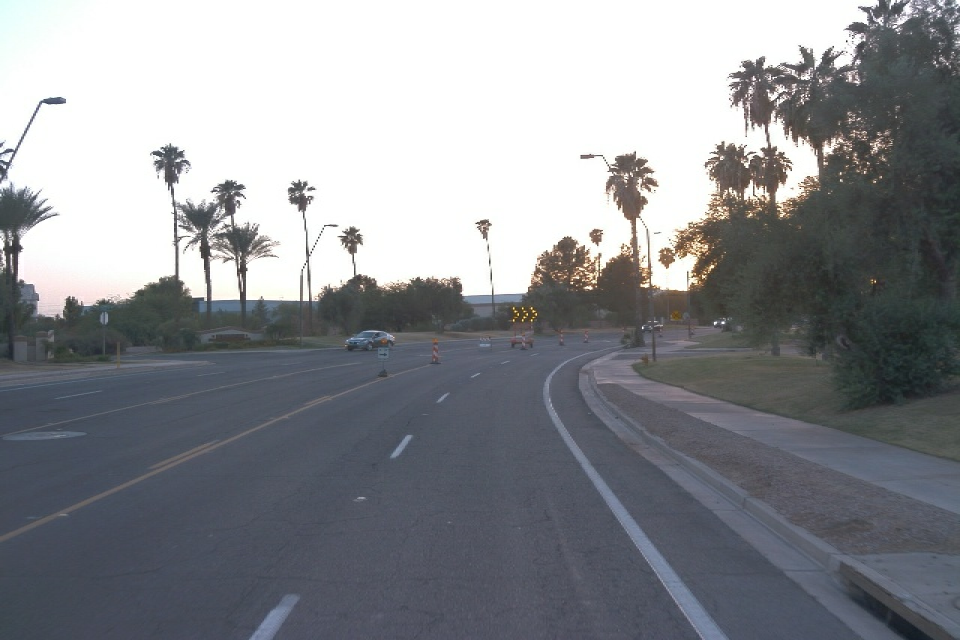
#> input picture projects/self-driving car engineer(udacity)/part2-Computer Vision/lesson 3-Sensor and Camera Calibration/Pixel Level Transformation/images/segment-12212767626682531382_2100_150_2120_150_with_camera_labels_48.png, 1920 x 1280 px, found by its file name (shown at 1/2 size)
$ jupyter execute Geometric_transformation.ipynb
#> lines starting #> are read from the running program, lines starting #| are printed output that depends on the picture
[cell 1]
import numpy as np
from PIL import Image

## Resize

Using Pillow, we can resize an image to a given (height, width).

[cell 2]
impath = 'images/segment-12212767626682531382_2100_150_2120_150_with_camera_labels_48.png'

[cell 3]
img = Image.open(impath)
#> img is the input picture: PIL image 1920x1280 RGB; mean R, G, B 138.2, 140.4, 144.9
print(f'The image size is {img.size}')
#| The image size is (1920, 1280)

[cell 4]
img

[cell 5]
img_resized = img.resize((960, 640))
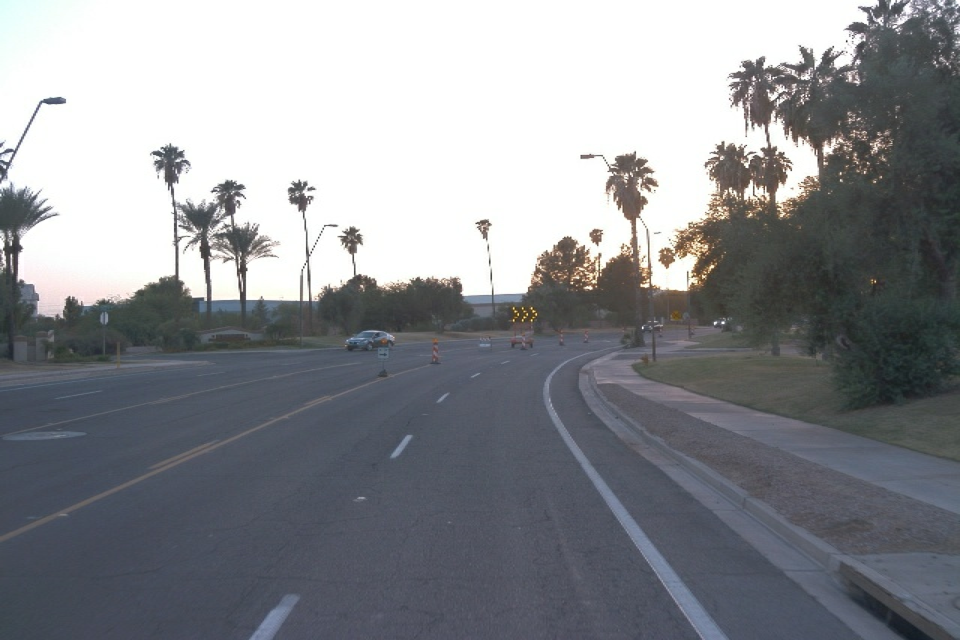
#> img_resized: PIL image 960x640 RGB; mean R, G, B 138.2, 140.4, 144.9
print(f'The image size is {img_resized.size}')
#| The image size is (960, 640)

## Affine transformation

An affine transformation is a **geometric transformation that preserves lines and parallelism** (but not necessarily distances and angles)

### Resizing

Resizing is a specific type of affine transformation. We can replicate the result by using the following transformation matrix:

$$
\left(\begin{array}{ccc}
c_{x} & 0 & 0\\
0 & c_{y} & 0\\
0 & 0 & 1\\
\end{array}\right)
$$

In Pillow, we can use $c_{x} = 0.5$ and $c_{y} = 0.5$ to divide each dimension of the image by 2.

[cell 6]
trans_matrix = np.array([[0.5, 0, 0], [0, 0.5, 0], [0, 0, 1]])
trans_inv = np.linalg.inv(trans_matrix)

[cell 7]
im_trans = img.transform((960, 640), method=Image.AFFINE, data=trans_inv.flatten())
print(f'The image size is {im_trans.size}')
#| The image size is (960, 640)

[cell 8]
im_trans

### Translation

We can use the same function to perform rotation

$$
\left(\begin{array}{ccc}
1 & 0 & t_{x}\\
0 & 1 & t_{y}\\
0 & 0 & 1\\
\end{array}\right)
$$

For example, we are going to translate the image by 200 pixels right and 100 pixels down respectively. We will use $t_{x}=200$ and  $t_{y}=100$

[cell 9]
trans_matrix = np.array([[1, 0, 200], [0, 1, 100], [0, 0, 1]])
trans_inv = np.linalg.inv(trans_matrix)

[cell 10]
img.transform(img.size, method=Image.AFFINE, data=trans_inv.flatten())
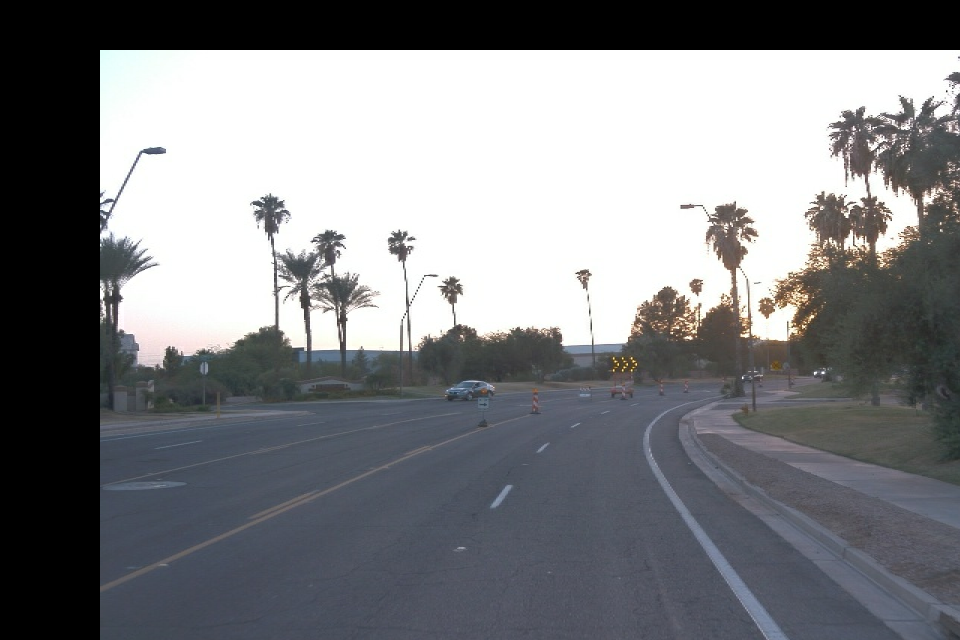
#> Out: PIL image 1920x1280 RGB (shown at 1/2 size); mean R, G, B 125.4, 126.8, 129.9

### Shear

We can use the same function to perform horizontal or vertical shearing:

$$
\left(\begin{array}{ccc}
1 & s_{x} & 0\\
s_{y} & 1 & 0\\
0 & 0 & 1\\
\end{array}\right)
$$

[cell 11]
trans_matrix = np.array([[1, 0.1, 0], [0, 1, 0], [0, 0, 1]])
trans_inv = np.linalg.inv(trans_matrix)

[cell 12]
img.transform(img.size, method=Image.AFFINE, data=trans_inv.flatten())
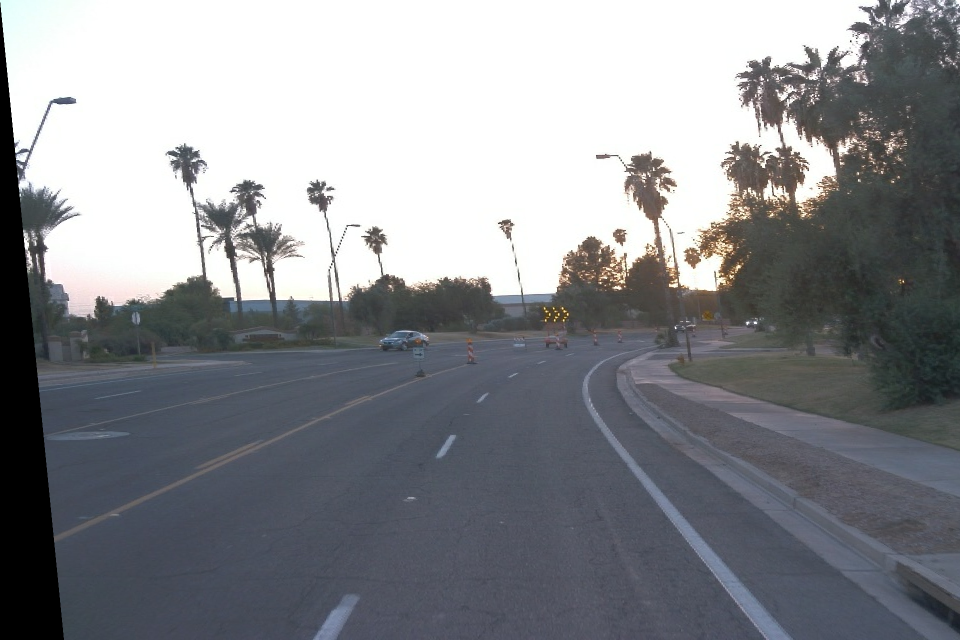
#> Out: PIL image 1920x1280 RGB (shown at 1/2 size); mean R, G, B 135.8, 137.9, 142.1

### Combination

[cell 13]
translation = np.array([[1, 0, 200], [0, 1, 100], [0, 0, 1]])
shearing = np.array([[1, 0.1, 0], [0, 1, 0], [0, 0, 1]])
trans_matrix = translation @ shearing
trans_inv = np.linalg.inv(trans_matrix)

[cell 14]
img.transform(img.size, method=Image.AFFINE, data=trans_inv.flatten())
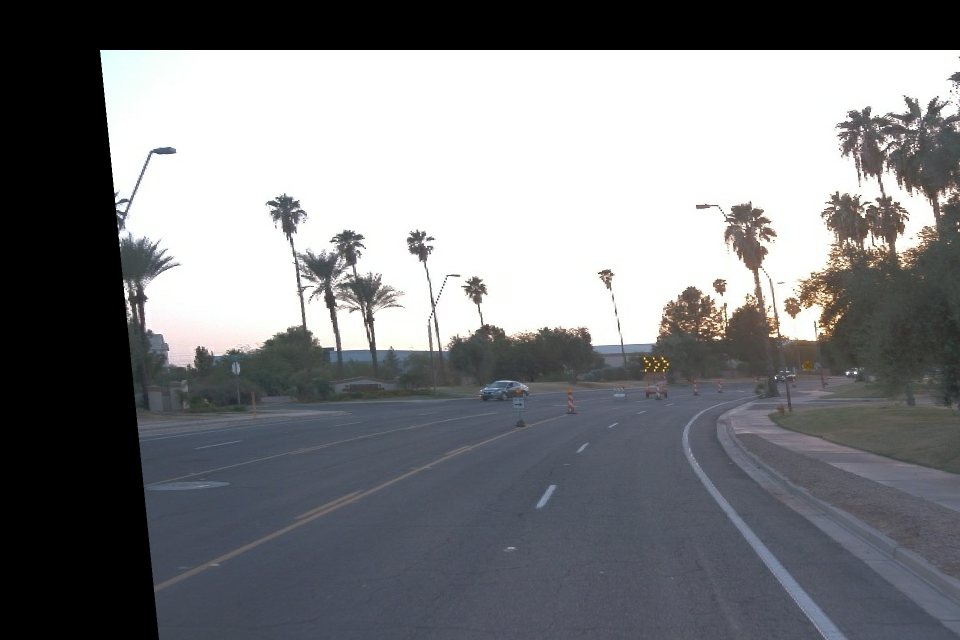
#> Out: PIL image 1920x1280 RGB (shown at 1/2 size); mean R, G, B 123.3, 124.6, 127.6

$ run again, with projects/self-driving car engineer(udacity)/part2-Computer Vision/lesson 3-Sensor and Camera Calibration/Pixel Level Transformation/images/segment-12208410199966712301_4480_000_4500_000_with_camera_labels_79.png copied over projects/self-driving car engineer(udacity)/part2-Computer Vision/lesson 3-Sensor and Camera Calibration/Pixel Level Transformation/images/segment-12212767626682531382_2100_150_2120_150_with_camera_labels_48.png
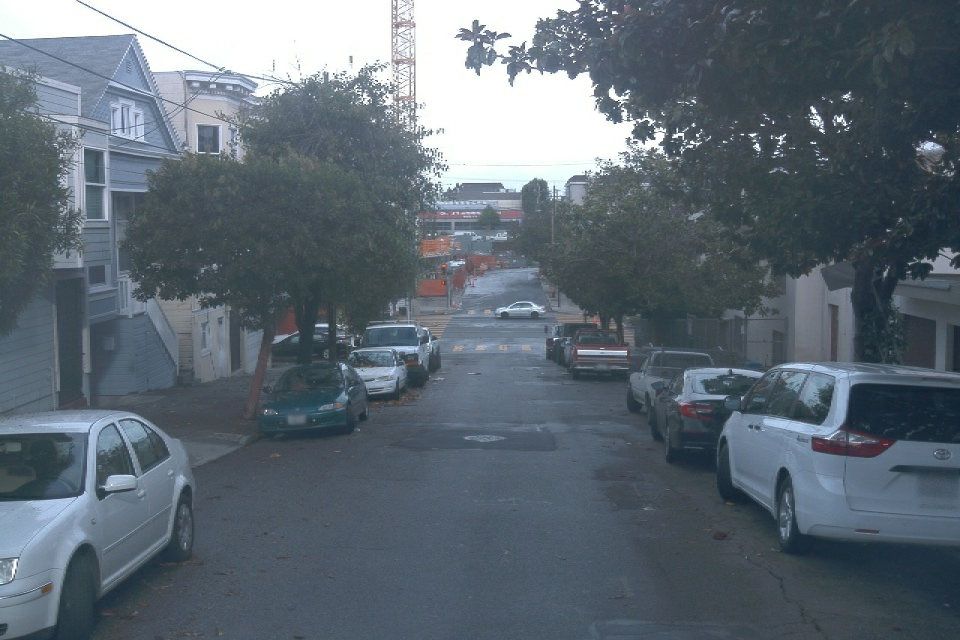
#> input picture projects/self-driving car engineer(udacity)/part2-Computer Vision/lesson 3-Sensor and Camera Calibration/Pixel Level Transformation/images/segment-12208410199966712301_4480_000_4500_000_with_camera_labels_79.png, 1920 x 1280 px, found by its file name (shown at 1/2 size)
#> img is the input picture: PIL image 1920x1280 RGB; mean R, G, B 94.3, 105.8, 115.6
#| The image size is (1920, 1280)
#| The image size is (960, 640)
#| The image size is (960, 640)
#> `img.transform(img.size, method=Image.AFFINE, data=trans_inv.flatten())`:
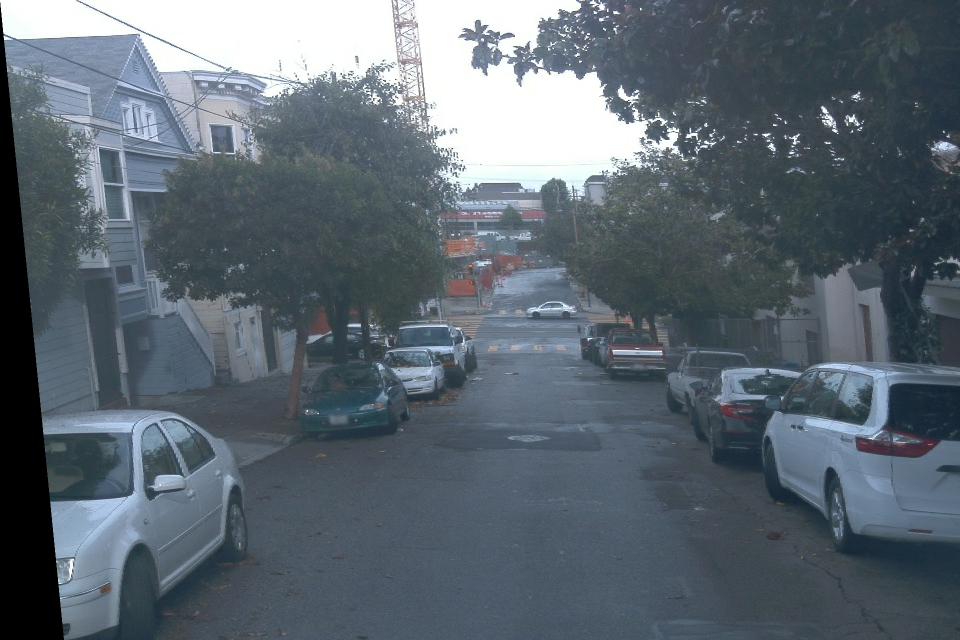
#> Out: PIL image 1920x1280 RGB (shown at 1/2 size); mean R, G, B 92.5, 103.5, 112.9
#> `img.transform(img.size, method=Image.AFFINE, data=trans_inv.flatten())`:
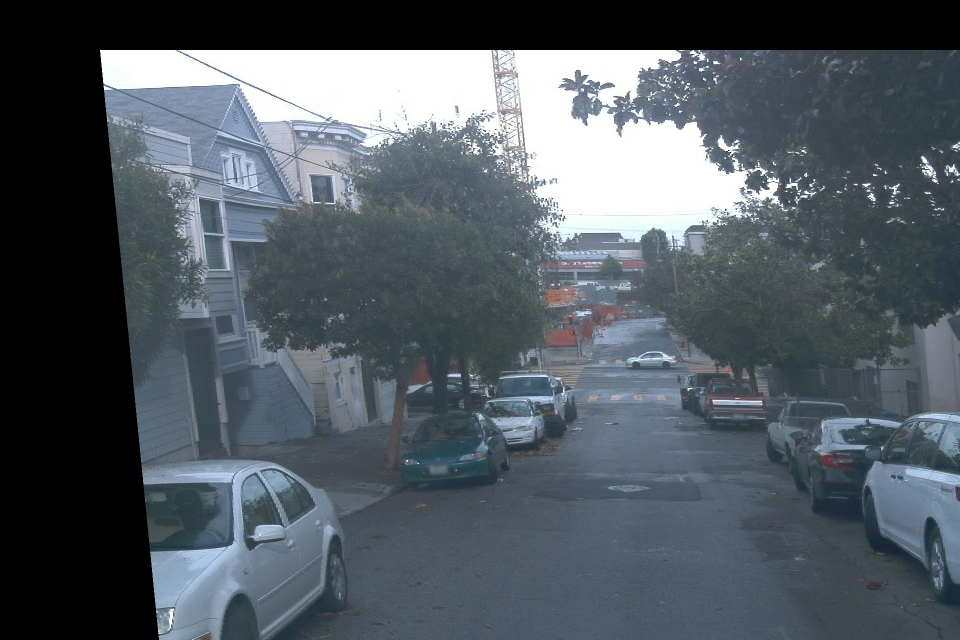
#> Out: PIL image 1920x1280 RGB (shown at 1/2 size); mean R, G, B 81.8, 90.6, 98.1

$ run again, with projects/self-driving car engineer(udacity)/part2-Computer Vision/lesson 3-Sensor and Camera Calibration/Pixel Level Transformation/images/segment-12208410199966712301_4480_000_4500_000_with_camera_labels_83.png copied over projects/self-driving car engineer(udacity)/part2-Computer Vision/lesson 3-Sensor and Camera Calibration/Pixel Level Transformation/images/segment-12212767626682531382_2100_150_2120_150_with_camera_labels_48.png
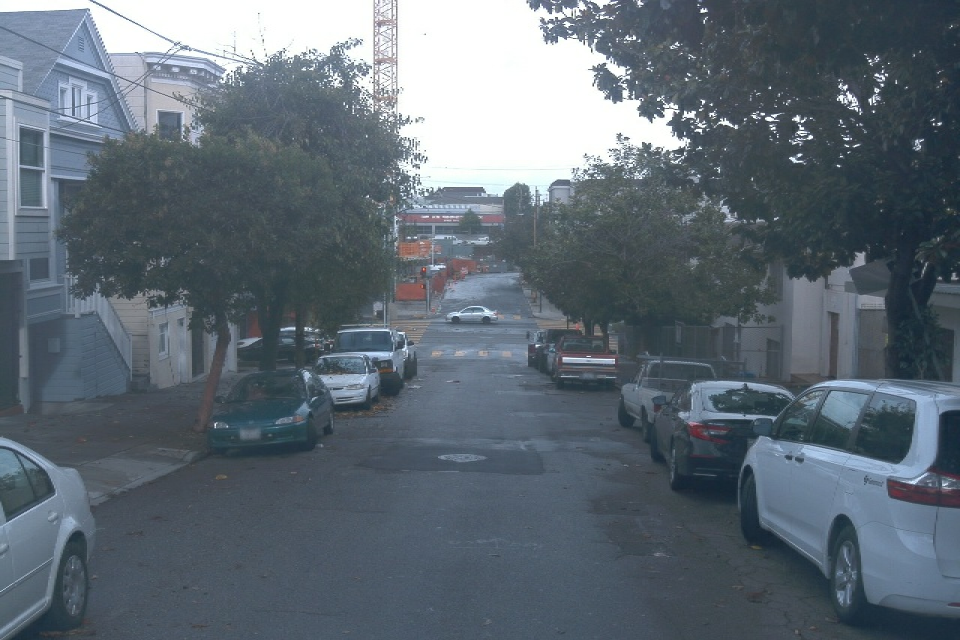
#> input picture projects/self-driving car engineer(udacity)/part2-Computer Vision/lesson 3-Sensor and Camera Calibration/Pixel Level Transformation/images/segment-12208410199966712301_4480_000_4500_000_with_camera_labels_83.png, 1920 x 1280 px, found by its file name (shown at 1/2 size)
#> img is the input picture: PIL image 1920x1280 RGB; mean R, G, B 95.2, 106.5, 116.3
#| The image size is (1920, 1280)
#| The image size is (960, 640)
#| The image size is (960, 640)
#> `img.transform(img.size, method=Image.AFFINE, data=trans_inv.flatten())`:
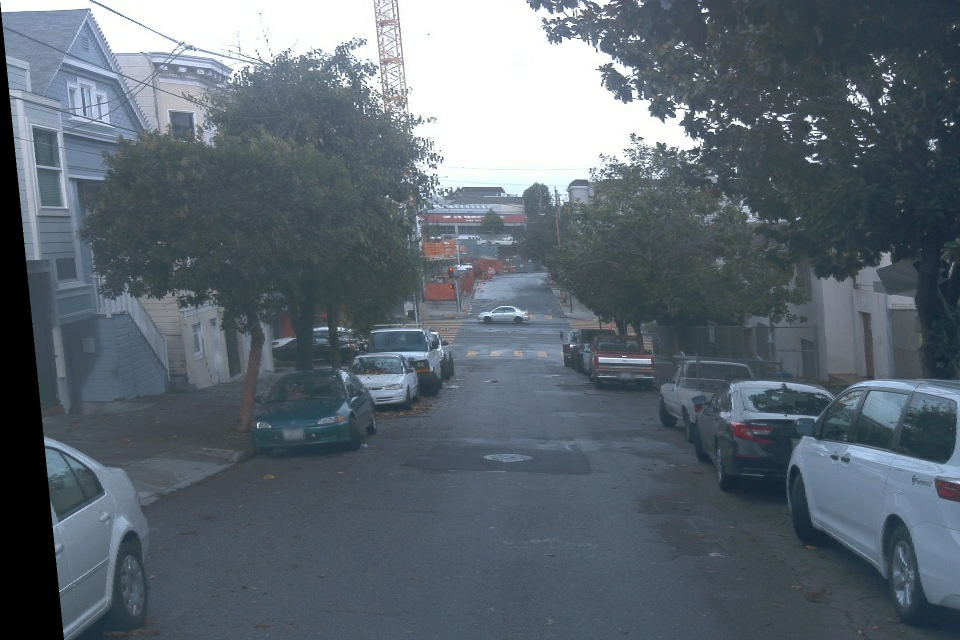
#> Out: PIL image 1920x1280 RGB (shown at 1/2 size); mean R, G, B 92.9, 103.6, 112.9
#> `img.transform(img.size, method=Image.AFFINE, data=trans_inv.flatten())`:
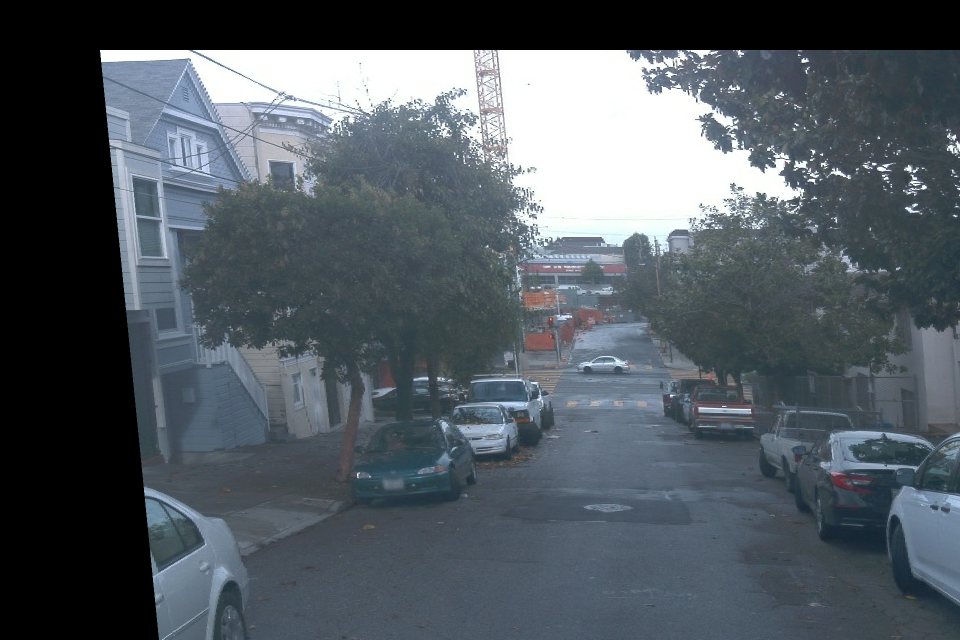
#> Out: PIL image 1920x1280 RGB (shown at 1/2 size); mean R, G, B 81.4, 89.8, 97

$ run again, with projects/self-driving car engineer(udacity)/part2-Computer Vision/lesson 3-Sensor and Camera Calibration/Pixel Level Transformation/images/segment-12212767626682531382_2100_150_2120_150_with_camera_labels_20.png copied over projects/self-driving car engineer(udacity)/part2-Computer Vision/lesson 3-Sensor and Camera Calibration/Pixel Level Transformation/images/segment-12212767626682531382_2100_150_2120_150_with_camera_labels_48.png
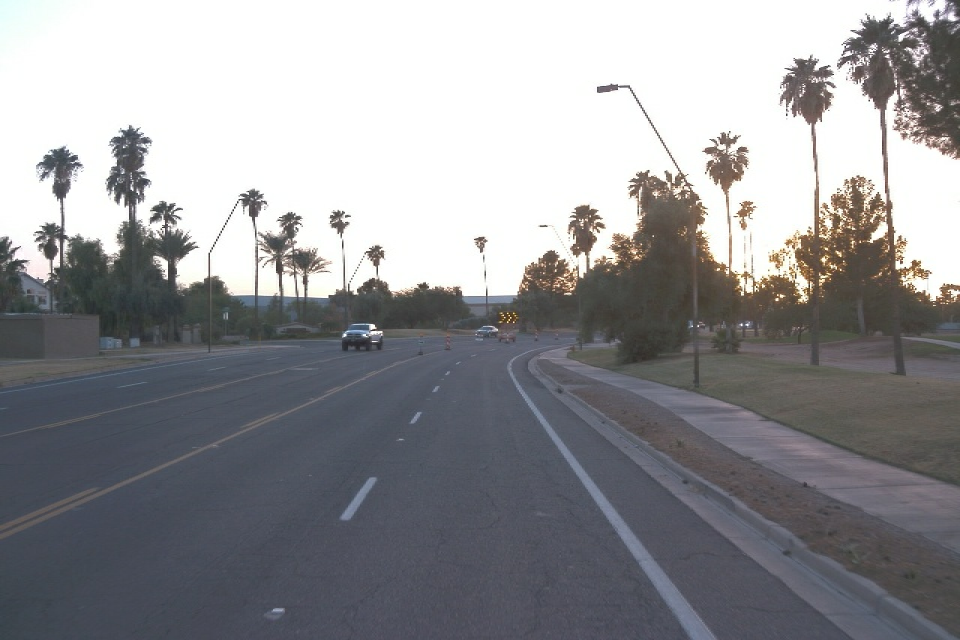
#> input picture projects/self-driving car engineer(udacity)/part2-Computer Vision/lesson 3-Sensor and Camera Calibration/Pixel Level Transformation/images/segment-12212767626682531382_2100_150_2120_150_with_camera_labels_20.png, 1920 x 1280 px, found by its file name (shown at 1/2 size)
#> img is the input picture: PIL image 1920x1280 RGB; mean R, G, B 146.9, 147.1, 150.2
#| The image size is (1920, 1280)
#| The image size is (960, 640)
#| The image size is (960, 640)
#> `img.transform(img.size, method=Image.AFFINE, data=trans_inv.flatten())`:
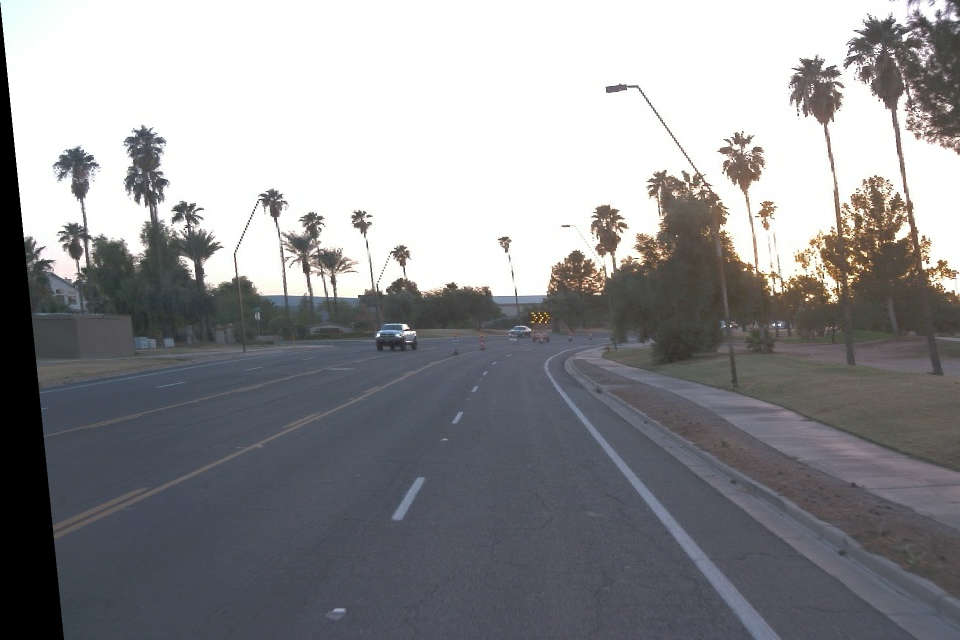
#> Out: PIL image 1920x1280 RGB (shown at 1/2 size); mean R, G, B 143.1, 143.4, 146.4
#> `img.transform(img.size, method=Image.AFFINE, data=trans_inv.flatten())`:
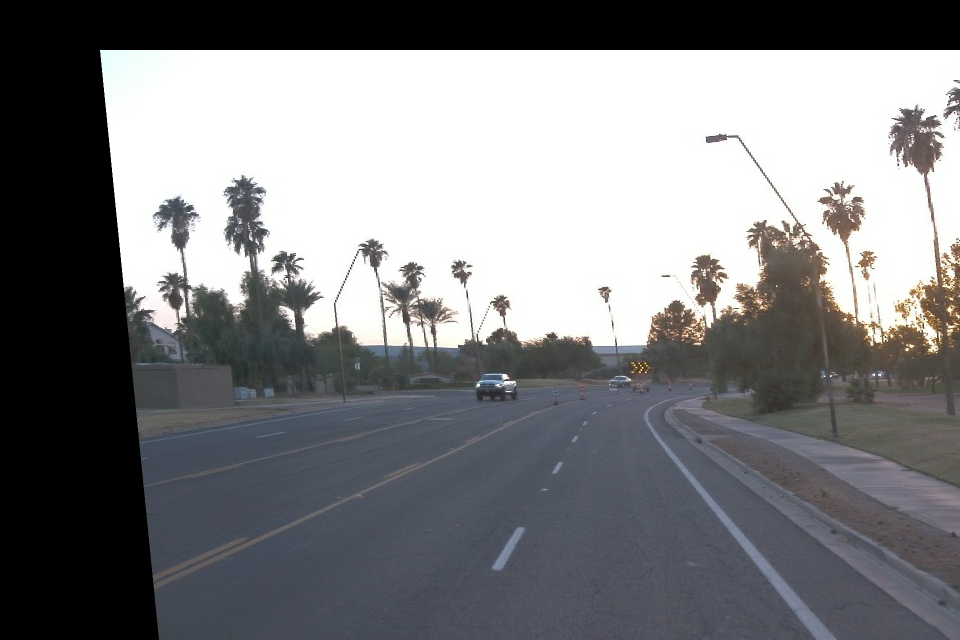
#> Out: PIL image 1920x1280 RGB (shown at 1/2 size); mean R, G, B 124.9, 125.5, 127.8
